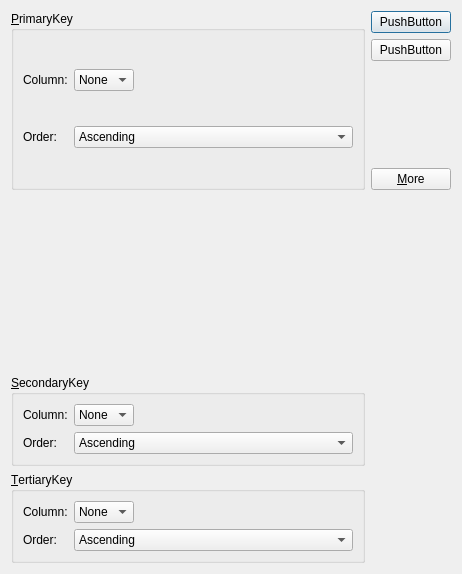
<?xml version="1.0" encoding="UTF-8"?>
<ui version="4.0">
 <class>SortDialog</class>
 <widget class="QDialog" name="SortDialog">
  <property name="geometry">
   <rect>
    <x>0</x>
    <y>0</y>
    <width>462</width>
    <height>574</height>
   </rect>
  </property>
  <property name="windowTitle">
   <string>Dialog</string>
  </property>
  <layout class="QGridLayout" name="gridLayout_6">
   <item row="3" column="0">
    <widget class="QGroupBox" name="tertriaryGroupBox">
     <property name="title">
      <string>&amp;TertiaryKey</string>
     </property>
     <layout class="QGridLayout" name="gridLayout_5">
      <item row="0" column="2">
       <spacer name="horizontalSpacer_5">
        <property name="orientation">
         <enum>Qt::Horizontal</enum>
        </property>
        <property name="sizeHint" stdset="0">
         <size>
          <width>40</width>
          <height>20</height>
         </size>
        </property>
       </spacer>
      </item>
      <item row="0" column="0">
       <widget class="QLabel" name="label_9">
        <property name="text">
         <string>Column:</string>
        </property>
       </widget>
      </item>
      <item row="0" column="1">
       <widget class="QComboBox" name="tertiaryColumnCombo">
        <item>
         <property name="text">
          <string>None</string>
         </property>
        </item>
       </widget>
      </item>
      <item row="1" column="0">
       <widget class="QLabel" name="label_10">
        <property name="text">
         <string>Order:</string>
        </property>
       </widget>
      </item>
      <item row="1" column="1" colspan="2">
       <widget class="QComboBox" name="tertiaryOrderCombo">
        <item>
         <property name="text">
          <string>Ascending</string>
         </property>
        </item>
        <item>
         <property name="text">
          <string>Descending</string>
         </property>
        </item>
       </widget>
      </item>
     </layout>
    </widget>
   </item>
   <item row="0" column="1">
    <layout class="QVBoxLayout" name="verticalLayout">
     <item>
      <widget class="QPushButton" name="okButton">
       <property name="text">
        <string>PushButton</string>
       </property>
       <property name="default">
        <bool>true</bool>
       </property>
      </widget>
     </item>
     <item>
      <widget class="QPushButton" name="cancelButton">
       <property name="text">
        <string>PushButton</string>
       </property>
      </widget>
     </item>
     <item>
      <spacer name="verticalSpacer">
       <property name="orientation">
        <enum>Qt::Vertical</enum>
       </property>
       <property name="sizeHint" stdset="0">
        <size>
         <width>20</width>
         <height>0</height>
        </size>
       </property>
      </spacer>
     </item>
     <item>
      <widget class="QPushButton" name="moreButton">
       <property name="text">
        <string>&amp;More</string>
       </property>
       <property name="checkable">
        <bool>true</bool>
       </property>
      </widget>
     </item>
    </layout>
   </item>
   <item row="2" column="0">
    <widget class="QGroupBox" name="secondaryGroupBox">
     <property name="title">
      <string>&amp;SecondaryKey</string>
     </property>
     <layout class="QGridLayout" name="gridLayout_2">
      <item row="0" column="0">
       <widget class="QLabel" name="label_3">
        <property name="text">
         <string>Column:</string>
        </property>
       </widget>
      </item>
      <item row="0" column="1">
       <widget class="QComboBox" name="secondaryColumnCombo">
        <item>
         <property name="text">
          <string>None</string>
         </property>
        </item>
       </widget>
      </item>
      <item row="0" column="2">
       <spacer name="horizontalSpacer_2">
        <property name="orientation">
         <enum>Qt::Horizontal</enum>
        </property>
        <property name="sizeHint" stdset="0">
         <size>
          <width>40</width>
          <height>20</height>
         </size>
        </property>
       </spacer>
      </item>
      <item row="1" column="0">
       <widget class="QLabel" name="label_4">
        <property name="text">
         <string>Order:</string>
        </property>
       </widget>
      </item>
      <item row="1" column="1" colspan="2">
       <widget class="QComboBox" name="secondaryOrderCombo">
        <item>
         <property name="text">
          <string>Ascending</string>
         </property>
        </item>
        <item>
         <property name="text">
          <string>Descending</string>
         </property>
        </item>
       </widget>
      </item>
     </layout>
    </widget>
   </item>
   <item row="0" column="0">
    <widget class="QGroupBox" name="primaryGroupBox">
     <property name="title">
      <string>&amp;PrimaryKey</string>
     </property>
     <layout class="QGridLayout" name="gridLayout">
      <item row="0" column="2">
       <spacer name="horizontalSpacer">
        <property name="orientation">
         <enum>Qt::Horizontal</enum>
        </property>
        <property name="sizeHint" stdset="0">
         <size>
          <width>187</width>
          <height>20</height>
         </size>
        </property>
       </spacer>
      </item>
      <item row="0" column="0">
       <widget class="QLabel" name="label">
        <property name="text">
         <string>Column:</string>
        </property>
       </widget>
      </item>
      <item row="0" column="1">
       <widget class="QComboBox" name="primaryColumnCombo">
        <item>
         <property name="text">
          <string>None</string>
         </property>
        </item>
       </widget>
      </item>
      <item row="1" column="1" colspan="2">
       <widget class="QComboBox" name="primaryOrderCombo">
        <item>
         <property name="text">
          <string>Ascending</string>
         </property>
        </item>
        <item>
         <property name="text">
          <string>Descending</string>
         </property>
        </item>
       </widget>
      </item>
      <item row="1" column="0">
       <widget class="QLabel" name="label_2">
        <property name="text">
         <string>Order:</string>
        </property>
       </widget>
      </item>
     </layout>
    </widget>
   </item>
   <item row="1" column="0">
    <spacer name="verticalSpacer_2">
     <property name="orientation">
      <enum>Qt::Vertical</enum>
     </property>
     <property name="sizeHint" stdset="0">
      <size>
       <width>20</width>
       <height>0</height>
      </size>
     </property>
    </spacer>
   </item>
  </layout>
 </widget>
 <tabstops>
  <tabstop>primaryColumnCombo</tabstop>
  <tabstop>primaryOrderCombo</tabstop>
  <tabstop>secondaryColumnCombo</tabstop>
  <tabstop>secondaryOrderCombo</tabstop>
  <tabstop>tertiaryColumnCombo</tabstop>
  <tabstop>tertiaryOrderCombo</tabstop>
  <tabstop>okButton</tabstop>
  <tabstop>cancelButton</tabstop>
  <tabstop>moreButton</tabstop>
 </tabstops>
 <resources/>
 <connections>
  <connection>
   <sender>okButton</sender>
   <signal>clicked()</signal>
   <receiver>SortDialog</receiver>
   <slot>accept()</slot>
   <hints>
    <hint type="sourcelabel">
     <x>402</x>
     <y>20</y>
    </hint>
    <hint type="destinationlabel">
     <x>189</x>
     <y>223</y>
    </hint>
   </hints>
  </connection>
  <connection>
   <sender>cancelButton</sender>
   <signal>clicked()</signal>
   <receiver>SortDialog</receiver>
   <slot>reject()</slot>
   <hints>
    <hint type="sourcelabel">
     <x>419</x>
     <y>58</y>
    </hint>
    <hint type="destinationlabel">
     <x>162</x>
     <y>262</y>
    </hint>
   </hints>
  </connection>
  <connection>
   <sender>moreButton</sender>
   <signal>toggled(bool)</signal>
   <receiver>secondaryGroupBox</receiver>
   <slot>setVisible(bool)</slot>
   <hints>
    <hint type="sourcelabel">
     <x>435</x>
     <y>153</y>
    </hint>
    <hint type="destinationlabel">
     <x>345</x>
     <y>410</y>
    </hint>
   </hints>
  </connection>
  <connection>
   <sender>moreButton</sender>
   <signal>toggled(bool)</signal>
   <receiver>tertriaryGroupBox</receiver>
   <slot>setVisible(bool)</slot>
   <hints>
    <hint type="sourcelabel">
     <x>446</x>
     <y>167</y>
    </hint>
    <hint type="destinationlabel">
     <x>313</x>
     <y>508</y>
    </hint>
   </hints>
  </connection>
 </connections>
</ui>
